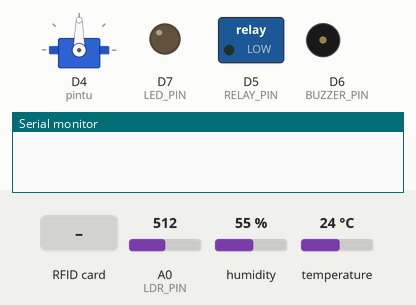
This sketch was run on a simulated ESP8266 (NodeMCU). Shown: servo, switched loads named in the sketch (green lamp = pin HIGH), output pins drawn as LEDs (lit = HIGH), buzzer (waves = sounding, pin HIGH), the last lines printed to the serial monitor. The inputs (shaded band) are chosen by the test bench; at power-on: A0 (LDR_PIN) = 512, humidity 55 %, temperature 24 °C. WiFi joins after 1.5 s; servers stay silent unless stated.

Above: at 3.0 s.
3.1 s: RFID card AB CD EF 12 held to the reader
At 8.8 s:
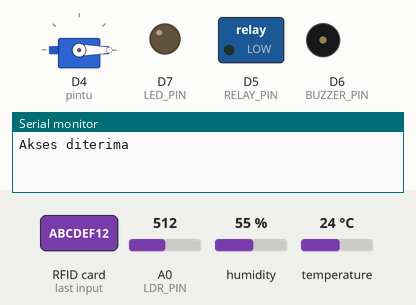
9.1 s: A0 (LDR_PIN) set to 486
At 10.5 s:
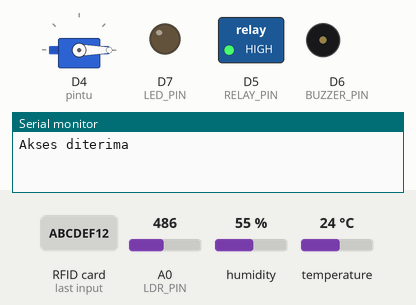
11.4 s: RFID card 5E 7A 19 C4 held to the reader
At 12.2 s:
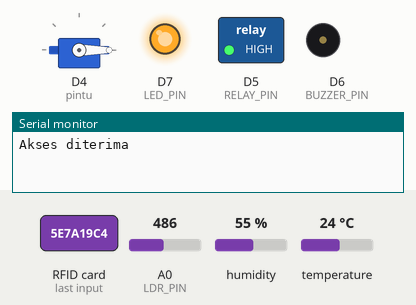
14.4 s: RFID card AB CD EF 12 held to the reader
At 16.8 s:
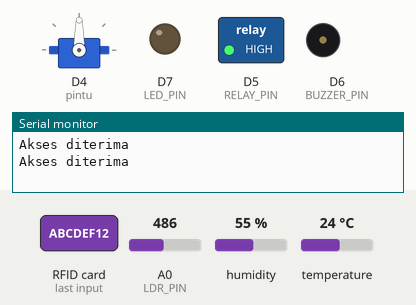
20.4 s: A0 (LDR_PIN) set to 510
At 22.1 s:
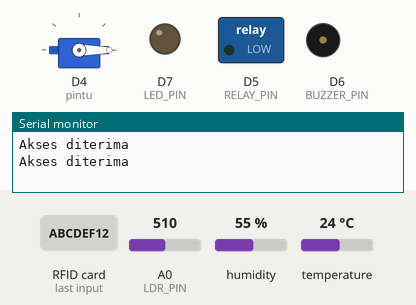
22.4 s: RFID card 5E 7A 19 C4 held to the reader
At 23.7 s:
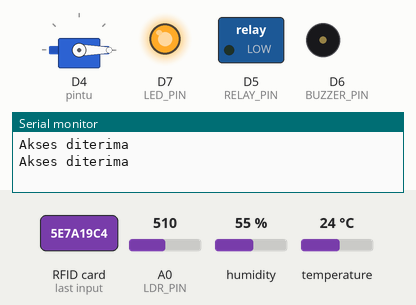
Timing chart, 0 to 25.5 s (numbered marks = the images above; inputs shaded):
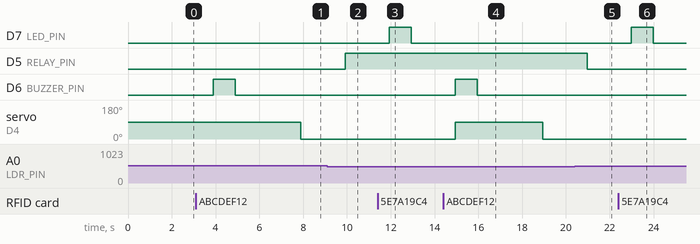

Measured:
- the behaviour switches between 500 and 499 on A0 (LDR_PIN) (found by bisection; images 1 and 2)
- after the input at 3.1 s, D6 (BUZZER_PIN): LOW → HIGH after 0.79 s, → LOW 1.0 s later; servo on D4 (pintu): 90° → 0° after 4.8 s
- after the input at 9.1 s, D5 (RELAY_PIN): LOW → HIGH after 0.83 s
- after the input at 11.4 s, D7 (LED_PIN): LOW → HIGH after 0.53 s, → LOW 1.0 s later
- after the input at 14.4 s, D6 (BUZZER_PIN): LOW → HIGH after 0.54 s, → LOW 1.0 s later; servo on D4 (pintu): 0° → 90° after 0.54 s, → 0° 4.0 s later
- after the input at 20.4 s, D5 (RELAY_PIN): HIGH → LOW after 0.58 s
- after the input at 22.4 s, D7 (LED_PIN): LOW → HIGH after 0.58 s, → LOW 1.0 s later

The sketch:

SmartDoorIoT.ino
```cpp
#define BLYNK_TEMPLATE_ID "YourTemplateID"
#define BLYNK_TEMPLATE_NAME "SmartHome"
#define BLYNK_AUTH_TOKEN "YourAuthToken"

#include <ESP8266WiFi.h>
#include <BlynkSimpleEsp8266.h>
#include <SPI.h>
#include <MFRC522.h>
#include <DHT.h>
#include <Servo.h>

// WiFi
char ssid[] = "YourWiFiSSID";
char pass[] = "YourWiFiPassword";

// RFID
#define RST_PIN D1
#define SS_PIN D2
MFRC522 rfid(SS_PIN, RST_PIN);

// DHT
#define DHTPIN D3
#define DHTTYPE DHT22
DHT dht(DHTPIN, DHTTYPE);

// LDR
#define LDR_PIN A0

// Relay & Buzzer
#define RELAY_PIN D5
#define BUZZER_PIN D6
#define LED_PIN D7

// Servo
Servo pintu;

String kartuTerdaftar = "ABCDEF12"; // Ganti dengan UID RFID kamu

void setup() {
  Serial.begin(9600);
  SPI.begin();
  rfid.PCD_Init();
  dht.begin();
  pintu.attach(D4);
  pinMode(RELAY_PIN, OUTPUT);
  pinMode(BUZZER_PIN, OUTPUT);
  pinMode(LED_PIN, OUTPUT);
  digitalWrite(RELAY_PIN, LOW);

  Blynk.begin(BLYNK_AUTH_TOKEN, ssid, pass);
}

void loop() {
  Blynk.run();

  // === RFID ===
  if (rfid.PICC_IsNewCardPresent() && rfid.PICC_ReadCardSerial()) {
    String uid = "";
    for (byte i = 0; i < rfid.uid.size; i++) {
      uid += String(rfid.uid.uidByte[i], HEX);
    }
    uid.toUpperCase();

    if (uid == kartuTerdaftar) {
      Serial.println("Akses diterima");
      pintu.write(90);
      digitalWrite(BUZZER_PIN, HIGH);
      Blynk.virtualWrite(V2, "Pintu Terbuka");
      delay(1000);
      digitalWrite(BUZZER_PIN, LOW);
      delay(3000);
      pintu.write(0);
      Blynk.virtualWrite(V2, "Pintu Tertutup");
    } else {
      digitalWrite(LED_PIN, HIGH);
      delay(1000);
      digitalWrite(LED_PIN, LOW);
    }
    rfid.PICC_HaltA();
  }

  // === DHT + LDR ===
  float suhu = dht.readTemperature();
  float hum = dht.readHumidity();
  int ldr = analogRead(LDR_PIN);

  Blynk.virtualWrite(V0, suhu);
  Blynk.virtualWrite(V1, hum);
  Blynk.virtualWrite(V4, ldr);

  // === Lampu Otomatis Berdasarkan Cahaya ===
  if (ldr < 500) {
    digitalWrite(RELAY_PIN, HIGH);
    Blynk.virtualWrite(V3, "Lampu HIDUP");
  } else {
    digitalWrite(RELAY_PIN, LOW);
    Blynk.virtualWrite(V3, "Lampu MATI");
  }

  delay(2000);
}

// SMART HOME — ESP8266 + Blynk
// Komponen:
// ESP8266 NodeMCU

// RFID RC522

// Servo motor (pintu)

// DHT22

// LDR

// Relay (lampu)

// LED

// Buzzer

// 🧠 Rencana Logika:
// Scan RFID → jika sesuai → buka pintu (servo), bunyi buzzer

// Sensor LDR → gelap → nyalakan relay (lampu)

// DHT22 dan status lainnya dikirim ke Blynk

// 🌐 Blynk Setup (Blynk IoT 2.0)
// Platform: https://blynk.cloud

// Gunakan Blynk Library terbaru

// Tambahkan widget:

// V0: Suhu

// V1: Kelembapan

// V2: Status pintu

// V3: Status lampu

// V4: Status cahaya (dari LDR)

// 📦 Library yang Dibutuhkan
// BlynkSimpleEsp8266.h

// SPI.h, MFRC522.h

// Servo.h

// DHT.h
```
